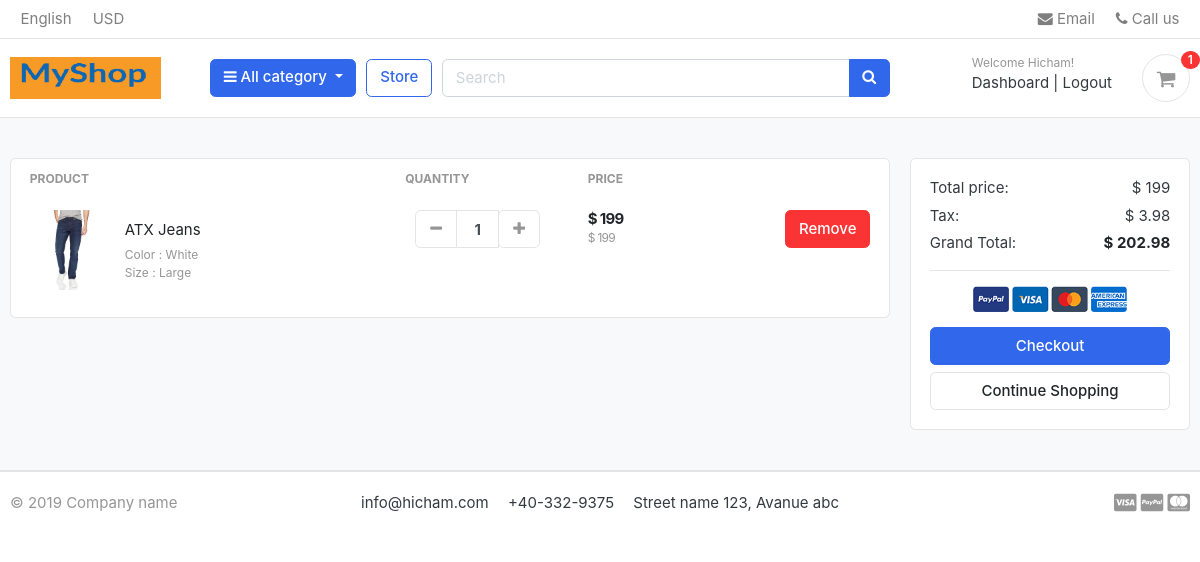
Before: /cart/ (signed in) with the older database file.
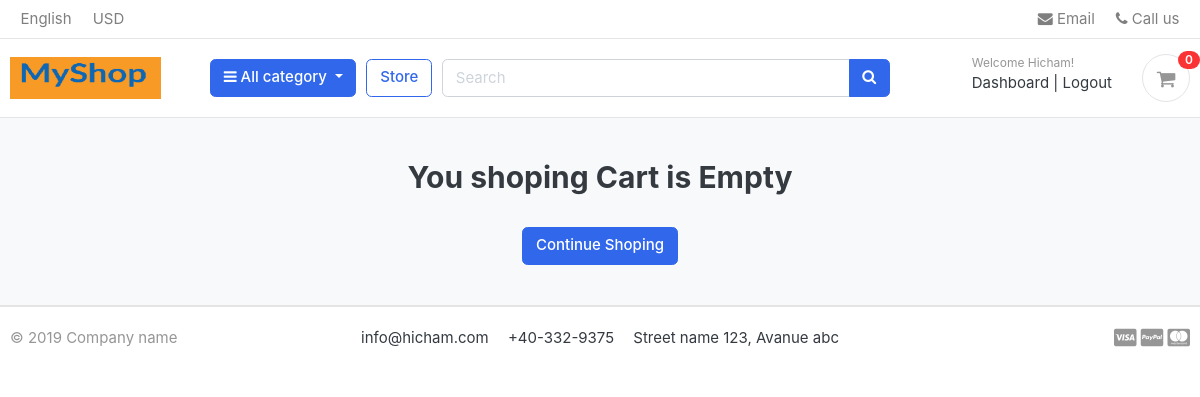
After: the same page with the newer database file.
### carts/models.py (models this page shows, shortened)
class CartItem(models.Model):
    user=models.ForeignKey(Account, on_delete=models.CASCADE, null=True)
    product = models.ForeignKey(Product, on_delete=models.CASCADE)
    variations = models.ManyToManyField(Variation, blank=True)
    cart = models.ForeignKey(Cart, on_delete=models.CASCADE, null=True)
    quantity = models.IntegerField()
    is_active = models.BooleanField(default=True)
    def sub_total(self):
        return self.product.price * self.quantity

### store/models.py (models this page shows, shortened)
class Product(models.Model):
    product_name = models.CharField(max_length=200, unique=True)
    slug = models.SlugField(max_length=200, unique =True)
    description = models.TextField(max_length=500, blank=True)
    price =models.IntegerField()
    images = models.ImageField(upload_to='photos/products')
    stock = models.IntegerField()
    is_available = models.BooleanField(default=True)
    category = models.ForeignKey(Category,  on_delete=models.CASCADE)
    created_date = models.DateTimeField(auto_now_add=True)
    modified_date = models.DateTimeField(auto_now=True)
    def get_url(self):
        return reverse('product_detail', args=[self.category.slug, self.slug])

class Variation(models.Model):
    product = models.ForeignKey(Product, on_delete=models.CASCADE)
    variation_category = models.CharField(max_length=100, choices= variation_category_choice)
    variation_value = models.CharField(max_length=100)
    is_active = models.BooleanField(default=True)
    created_date = models.DateTimeField(auto_now=True)
    objects =VariationManager()

### carts/views.py (the view)
# urls.py: path('cart/', include('carts.urls')),
def cart(request, total =0, quantity=0, cart_items=None):
    try:
        tax = 0
        grand_total =0
        if request.user.is_authenticated:
            cart_items = CartItem.objects.filter(user=request.user, is_active=True)
        else:
            cart= Cart.objects.get(cart_id=_cart_id(request))
            cart_items = CartItem.objects.filter(cart=cart, is_active=True)
        for cart_item in cart_items:
            total += (cart_item.product.price * cart_item.quantity)
            quantity += cart_item.quantity
        tax = (2* total)/100
        grand_total = total + tax
    except ObjectDoesNotExist:
        pass
    context ={
        'total': total,
        'quantity': quantity,
        'cart_items': cart_items,
        'tax': tax,
        'grand_total': grand_total,
    }
    return render(request, 'store/cart.html', context)

### carts/context_processors.py (called while the page is built)
def counter(request):
    cart_count = 0
    if 'admin' in request.path:
        return{}
    else:
        try:
            cart= Cart.objects.filter(cart_id=_cart_id(request))
            if request.user.is_authenticated:
                cart_items= CartItem.objects.all().filter(user=request.user)
            else:
                cart_items = CartItem.objects.all().filter(cart=cart[:1])
            for cart_item in cart_items:
                cart_count += cart_item.quantity
        except Cart.DoesNotExist:
            cart_count = 0
    return dict(cart_count=cart_count)

### carts/views.py (called while the page is built)
def _cart_id(request):
    cart = request.session.session_key
    if not cart:
        cart=request.session.create()
    return cart

### category/context_processors.py (called while the page is built)
def menu_links(request):
    links = Category.objects.all()
    return dict(links=links)

### category/models.py (called while the page is built)
    def get_url(self):
        return reverse('products_by_category', args=[self.slug])

### templates/store/cart.html (shortened to what this page needs)
{% extends 'base.html' %}
{% load static %}
{% block content %}
<section class="section-content padding-y bg">
<div class="container">
{% if not cart_items %}
<h2 class="text-center"> You shoping Cart is Empty</h2>
<br>
<div class="text-center">
<a href="{% url 'store' %}" class="btn btn-primary"> Continue Shoping</a>
</div>
{% else %}
<div class="row">
	<aside class="col-lg-9">
<div class="card">
<table class="table table-borderless table-shopping-cart">
<thead class="text-muted">
<tr class="small text-uppercase">
  <th scope="col">Product</th>
  <th scope="col" width="120">Quantity</th>
  <th scope="col" width="120">Price</th>
  <th scope="col" class="text-right" width="200"> </th>
</tr>
</thead>
<tbody>
	{% for cart_item in cart_items %}
<tr>
	<td>
		<figure class="itemside align-items-center">
			<div class="aside"><img src="{{ cart_item.product.images.url }}" class="img-sm"></div>
			<figcaption class="info">
				<a href="{{ cart_item.product.get_url }}" class="title text-dark">{{ cart_item.product.product_name }}</a>
				<p class="text-muted small">
					{% if cart_item.variations.all %}
					{% for item in cart_item.variations.all %}
					{{ item.variation_category | capfirst}} : {{ item.variation_value | capfirst}}<br>
					{% endfor %}
					{% endif %}
				</p>
			</figcaption>
		</figure>
	</td>
	<td>
					<div class="col">
						<div class="input-group input-spinner">
							<div class="input-group-prepend">
							<a href="{% url 'remove_cart' cart_item.product.id cart_item.id %}" class="btn btn-light" type="button" id="button-plus"> <i class="fa fa-minus"></i> </a>
							</div>
							<input type="text" class="form-control"  value="{{ cart_item.quantity }}">
							<div class="input-group-append">
								<form action="{% url 'add_cart' cart_item.product.id %}"  method="POST">
							<button class="btn btn-light" type="submit" id="button-minus"> <i class="fa fa-plus"></i> </button>
								</form>
							</div>
						</div>
					</div>
	</td>
	<td>
		<div class="price-wrap">
			<var class="price">$ {{ cart_item.sub_total }}</var>
			<small class="text-muted"> $ {{ cart_item.product.price }} </small>
		</div>
	</td>
	<td class="text-right">
	<a href="{% url 'remove_cart_item' cart_item.product.id cart_item.id %}" onclick="return confirm('Are you sure you want to delete this item')" class="btn btn-danger"> Remove</a>
	</td>
</tr>
{% endfor %}
</tbody>
</table>
</div>
	</aside>
	<aside class="col-lg-3">
		<div class="card">
		<div class="card-body">
			<dl class="dlist-align">
			  <dt>Total price:</dt>
			  <dd class="text-right">$ {{ total }}</dd>
			</dl>
			<dl class="dlist-align">
			  <dt>Tax:</dt>
			  <dd class="text-right"> $ {{ tax }}</dd>
			</dl>
			<dl class="dlist-align">
			  <dt>Grand Total:</dt>
			  <dd class="text-right text-dark b"><strong>$ {{grand_total}}</strong></dd>
			</dl>
			<hr>
			<p class="text-center mb-3">
				<img src="{% static './images/misc/payments.png' %}" height="26">
			</p>
			<a href="{% url 'checkout' %}" class="btn btn-primary btn-block"> Checkout </a>
			<a href="{% url 'store' %}" class="btn btn-light btn-block">Continue Shopping</a>
		</div>
		</div>
</aside>
</div>
{% endif %}
</div>
</section>
{% endblock %}

### templates/includes/navbar.html (shortened to what this page needs)
{% load static %}
<header class="section-header">
<nav class="navbar p-md-0 navbar-expand-sm navbar-light border-bottom">
<div class="container">
  <div class="collapse navbar-collapse" id="navbarTop4">
    <ul class="navbar-nav mr-auto">
    	<li class="nav-item dropdown">
		 	<a href="#" class="nav-link">   English </a>
		</li>
		<li class="nav-item dropdown">
			<a href="#" class="nav-link"> USD </a>
		</li>
    </ul>
    <ul class="navbar-nav">
		<li><a href="#" class="nav-link"> <i class="fa fa-envelope"></i> Email </a></li>
		<li><a href="#" class="nav-link"> <i class="fa fa-phone"></i> Call us </a></li>
	</ul>
  </div>
</div>
</nav>
<section class="header-main border-bottom">
	<div class="container">
<div class="row align-items-center">
	<div class="col-lg-2 col-md-3 col-6">
    <a href="{% url 'home' %}" class="brand-wrap">
      <img class="logo" src="{% static './images/logome.png' %}">
    </a>
	</div>
	<div class="col-lg col-sm col-md col-6 flex-grow-0">
		<div class="category-wrap dropdown d-inline-block float-right">
			<button type="button" class="btn btn-primary dropdown-toggle" data-toggle="dropdown">
				<i class="fa fa-bars"></i> All category
			</button>
		</div>
	</div>
	<a href="{% url 'store' %}" class="btn btn-outline-primary">Store</a>
	<div class="col-lg  col-md-6 col-sm-12 col">
		<form action="{% url 'search' %}" class="search" method='GET'>
			<div class="input-group w-100">
			    <input type="text" class="form-control" style="width:60%;" placeholder="Search" name='keyword'>
			    <div class="input-group-append">
			      <button class="btn btn-primary" type="submit">
			        <i class="fa fa-search"></i>
			      </button>
			    </div>
		    </div>
		</form>
	</div>
	<div class="col-lg-3 col-sm-6 col-8 order-2 order-lg-3">
				<div class="d-flex justify-content-end mb-3 mb-lg-0">
          {% if user.id is None %}
					<div class="widget-header">
						<small class="title text-muted">Welcome guest!</small>
						<div>
							<a href="{% url 'login' %}">Sign in</a> <span class="dark-transp"> | </span>
							<a href="{% url 'register' %}"> Register</a>
						</div>
					</div>
          {% else %}
          <div class="widget-header">
            <small class="title text-muted">Welcome {{user.first_name}}!</small>
            <div>
              <a href="{% url 'dashboard' %}">Dashboard</a> <span class="dark-transp"> | </span>
              <a href="{% url 'logout' %}"> Logout</a>
            </div>
          </div>
          {% endif %}
					<a href="{% url 'cart' %}" class="widget-header pl-3 ml-3">
						<div class="icon icon-sm rounded-circle border"><i class="fa fa-shopping-cart"></i></div>
						<span class="badge badge-pill badge-danger notify">{{cart_count}}</span>
					</a>
				</div>
			</div>
</div>
	</div>
</section>
</header>

Changed rows visible on the page:
removed CartItem: product.images (picture), product.product_name "ATX Jeans", quantity "1", sub_total "199", product.price "199"
no longer on this page (row unchanged): Variation: variation_category "Color", variation_value "White"
no longer on this page (row unchanged): Variation: variation_category "Size", variation_value "Large"
Other visible differences:
{{ cart_count }}: "1" → "0"
{{ total }}: "199" → (not shown)
{{ tax }}: "3.98" → (not shown)
{{ grand_total }}: "202.98" → (not shown)
text no longer shown: "PRODUCT QUANTITY PRICE Total price: $ Tax: $ Grand Total: $ Checkout Continue Shopping"
text now shown: "You shoping Cart is Empty Continue Shoping"
